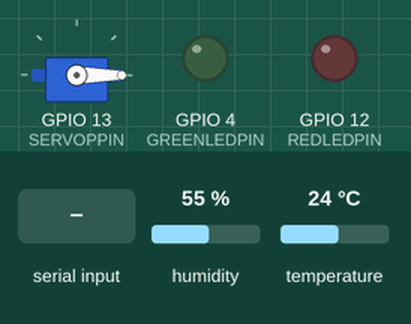
A sketch run on a simulated ESP32. Shown: servo, output pins drawn as LEDs (lit = HIGH). The inputs (shaded band) are chosen by the test bench; at power-on: temperature 24 °C, humidity 55 %. What the sketch prints to the serial monitor is not drawn.

Above: at 4.7 s.
4.8 s: "f" received over Serial
At 6.6 s:
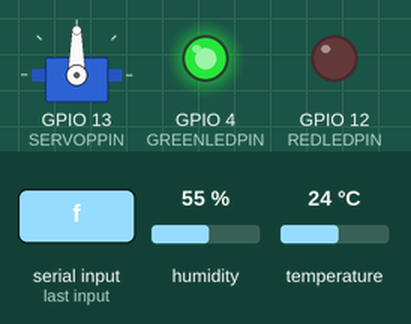
7.5 s: temperature set to 26 °C
At 8.1 s:
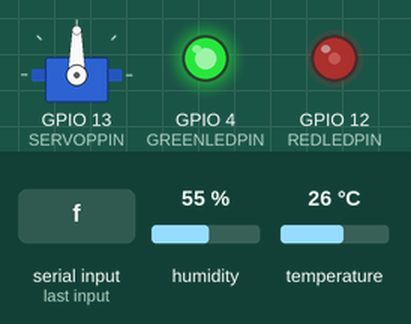
15.9 s: "F" received over Serial
At 18.4 s:
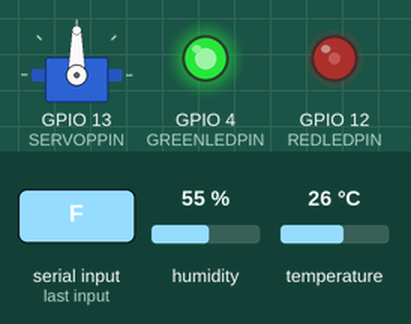
18.6 s: temperature set to 33 °C
At 20.3 s:
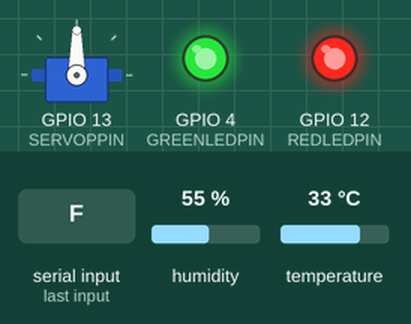
Timing chart, 0 to 24.5 s (numbered marks = the images above; inputs shaded):
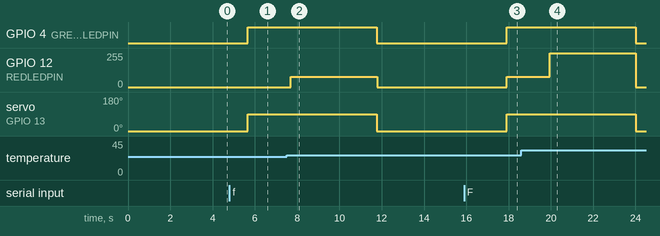

The sketch:

3Smart_Room_Automation.ino
```cpp
/*
 ╔═══════════════════════════════════════════════════════════════════════════╗
 ║          স্মার্ট রুম অটোমেশন - এসপি32-ক্যাম ফার্মওয়্যার                  ║
 ║                         বাংলাদেশ বিজ্ঞান প্রকল্প                         ║
 ║                                                                           ║
 ║  বৈশিষ্ট্য:                                                              ║
 ║  • মুখ সনাক্তকরণ (সিমুলেশন + ক্যামেরা-প্রস্তুত)                          ║
 ║  • DHT11 তাপমাত্রা সেন্সর                                              ║
 ║  • স্মার্ট AC নিয়ন্ত্রণ (তাপমাত্রা-ভিত্তিক PWM)                         ║
 ║  • SG90 সার্ভো দরজা নিয়ন্ত্রণ (স্বয়ংক্রিয় বন্ধ ৫ সেকেন্ডে)            ║
 ║  • LED সূচক (সবুজ = খোলা, লাল = AC অবস্থা)                            ║
 ║                                                                           ║
 ║  GPIO নির্ধারণ:                                                        ║
 ║  → GPIO 4  : সবুজ এলইডি (দরজা খোলা সূচক)                            ║
 ║  → GPIO 12 : লাল এলইডি (AC স্থিতি, PWM উজ্জ্বলতা)                    ║
 ║  → GPIO 13 : SG90 সার্ভো (PWM, 50Hz)                                  ║
 ║  → GPIO 14 : DHT11 ডেটা                                               ║
 ║                                                                           ║
 ║  ব্যবহার:                                                              ║
 ║  • সিরিয়াল মনিটর খুলুন (115200 বোড)                                 ║
 ║  • 'f' টাইপ করুন এবং এন্টার দিন → দরজা খুলবে                         ║
 ║  • তাপমাত্রা পরিবর্তন দেখবেন → এলইডি উজ্জ্বলতা পরিবর্তিত হবে         ║
 ║                                                                           ║
 ╚═══════════════════════════════════════════════════════════════════════════╝
*/

#include "DHT.h"
#include <ESP32Servo.h>

// ═══════════════════════════════════════════════════════════════
// ১. পিন ডেফিনিশন
// ═══════════════════════════════════════════════════════════════
#define DHTPIN 14              // DHT11 ডেটা পিন
#define GREENLEDPIN 4          // দরজা খোলা সূচক এলইডি
#define REDLEDPIN 12           // AC স্থিতি এলইডি (PWM নিয়ন্ত্রিত)
#define SERVOPPIN 13           // SG90 সার্ভো সিগন্যাল পিন
#define DHTTYPE DHT11          // DHT সেন্সর ধরন

// ═══════════════════════════════════════════════════════════════
// २. গ্লোবাল ভেরিয়েবল এবং অবজেক্ট
// ═══════════════════════════════════════════════════════════════
DHT dht(DHTPIN, DHTTYPE);      // DHT11 অবজেক্ট
Servo doorServo;                // সার্ভো অবজেক্ট

// স্থিতি ট্র্যাকিং
bool roomOccupied = false;
unsigned long doorOpenTime = 0;
const unsigned long DOOR_OPEN_DURATION = 5000;  // 5 সেকেন্ড

// ডিবাগিং ফ্ল্যাগ
const bool DEBUG_MODE = true;  // সিরিয়াল আউটপুট সক্ষম করতে

// ═══════════════════════════════════════════════════════════════
// ३. প্রধান সেটআপ ফাংশন
// ═══════════════════════════════════════════════════════════════
void setup() {
  // সিরিয়াল যোগাযোগ শুরু করুন
  Serial.begin(115200);
  delay(1000);

  if (DEBUG_MODE) {
    Serial.println("\n╔════════════════════════════════════════╗");
    Serial.println("║  🚀 স্মার্ট রুম অটোমেশন শুরু হচ্ছে  ║");
    Serial.println("╚════════════════════════════════════════╝\n");
  }

  // ডিজিটাল পিন কনফিগারেশন
  pinMode(GREENLEDPIN, OUTPUT);
  pinMode(REDLEDPIN, OUTPUT);
  digitalWrite(GREENLEDPIN, LOW);
  analogWrite(REDLEDPIN, 0);

  if (DEBUG_MODE) Serial.println("[१] ✓ এলইডি পিন কনফিগার করা হয়েছে");

  // সার্ভো মোটর সেটআপ
  doorServo.attach(SERVOPPIN, 1000, 2000);
  doorServo.write(0);  // প্রাথমিক অবস্থান: বন্ধ
  delay(500);

  if (DEBUG_MODE) Serial.println("[२] ✓ সার্ভো মোটর সেটআপ সম্পন্ন");

  // DHT11 সেন্সর শুরু করুন
  dht.begin();
  delay(2000);  // DHT11 স্থিতিশীল হতে সময় প্রয়োজন

  if (DEBUG_MODE) Serial.println("[३] ✓ DHT11 সেন্সর শুরু করা হয়েছে");

  Serial.println("\n✅ সিস্টেম প্রস্তুত!");
  Serial.println("═══════════════════════════════════════");
  Serial.println("নির্দেশ: সিরিয়াল মনিটরে 'f' টাইপ করুন দরজা খোলার জন্য");
  Serial.println("═══════════════════════════════════════\n");
}

// ═══════════════════════════════════════════════════════════════
// ४. প্রধান লুপ ফাংশন
// ═══════════════════════════════════════════════════════════════
void loop() {
  // १. তাপমাত্রা এবং আর্দ্রতা পড়ুন
  float humidity = dht.readHumidity();
  float temperature = dht.readTemperature();

  // २. সেন্সর ত্রুটি যাচাই করুন
  if (isnan(humidity) || isnan(temperature)) {
    if (DEBUG_MODE) Serial.println("⚠️  DHT11 পড়তে ব্যর্থ - পরবর্তী চেষ্টা...");
    delay(2000);
    return;
  }

  // ३. তাপমাত্রা এবং আর্দ্রতা প্রদর্শন করুন
  if (DEBUG_MODE) {
    Serial.print("🌡️  তাপমাত্রা: ");
    Serial.print(temperature, 1);
    Serial.print("°C  |  💧 আর্দ্রতা: ");
    Serial.print(humidity, 1);
    Serial.println("%");
  }

  // ४. দরজা বন্ধ করার সময় যাচাই করুন
  if (roomOccupied && (millis() - doorOpenTime) > DOOR_OPEN_DURATION) {
    if (DEBUG_MODE) Serial.println("\n⏱️  ५ সেকেন্ড পরে দরজা স্বয়ংক্রিয়ভাবে বন্ধ হচ্ছে...");

    doorServo.write(0);              // সার্ভো বন্ধ অবস্থানে ফেরত আনুন
    digitalWrite(GREENLEDPIN, LOW);  // সবুজ এলইডি বন্ধ করুন
    roomOccupied = false;

    if (DEBUG_MODE) Serial.println("✓ দরজা বন্ধ, সবুজ এলীডি বন্ধ\n");
  }

  // ५. মুখ সনাক্তকরণ চেক করুন (ব্যবহারকারী ইনপুট)
  if (checkFaceDetection()) {
    handleRoomEntry();
  }

  // ६. AC নিয়ন্ত্রণ লজিক (শুধুমাত্র যদি কক্ষ দখল করা)
  if (roomOccupied) {
    controlACIndicator(temperature);
  } else {
    // কক্ষ খালি → লাল এলীডি বন্ধ রাখুন
    analogWrite(REDLEDPIN, 0);
    if (DEBUG_MODE) Serial.println("📍 কক্ষ খালি - AC এলীডি বন্ধ\n");
  }

  // প্রতি २ সেকেন্ডে নতুন পড়া করুন
  delay(2000);
}

// ═══════════════════════════════════════════════════════════════
// ५. AC সূচক নিয়ন্ত্রণ ফাংশন (PWM উজ্জ্বলতা)
// ═══════════════════════════════════════════════════════════════
void controlACIndicator(float temp) {
  int brightness;
  const char* status;

  if (temp > 32.0) {
    // ছেদ १: খুব গরম → AC সম্পূর্ণ শক্তি
    brightness = 255;  // 100%
    status = "100% (গরম)";
  }
  else if (temp >= 25.0 && temp <= 32.0) {
    // ছেদ २: মধ্যম → AC অর্ধ শক্তি
    brightness = 76;   // ~30% (0.3 * 255 ≈ 76)
    status = "30% (মধ্যম)";
  }
  else {
    // ছেদ ३: শীতল → AC বন্ধ
    brightness = 0;    // 0%
    status = "0% (শীতল)";
  }

  // PWM উজ্জ্বলতা সেট করুন
  analogWrite(REDLEDPIN, brightness);

  if (DEBUG_MODE) {
    Serial.print("🔴 লাল এলীডি (AC স্থিতি): ");
    Serial.println(status);
  }
}

// ═══════════════════════════════════════════════════════════════
// ६. মুখ সনাক্তকরণ ফাংশন (সিমুলেশন)
// ═══════════════════════════════════════════════════════════════
bool checkFaceDetection() {
  // সিমুলেশন: সিরিয়াল ইনপুট থেকে 'f' চেক করুন
  if (Serial.available()) {
    char cmd = Serial.read();

    if (cmd == 'f' || cmd == 'F') {
      return true;  // মুখ সনাক্তকরণ সফল
    }
    else if (cmd == 'h' || cmd == 'H') {
      printHelp();  // সহায়তা মেনু
    }
  }

  return false;
}

// ═══════════════════════════════════════════════════════════════
// ७. রুম প্রবেশ হ্যান্ডলার
// ═══════════════════════════════════════════════════════════════
void handleRoomEntry() {
  if (!roomOccupied) {  // দরজা এখনো খোলা নেই তাহলে
    if (DEBUG_MODE) {
      Serial.println("\n╔════════════════════════════════════╗");
      Serial.println("║  ✅ মুখ সনাক্ত হয়েছে!           ║");
      Serial.println("║  🟢 সবুজ এলীডি চালু              ║");
      Serial.println("║  🚪 দরজা খুলছে...                ║");
      Serial.println("╚════════════════════════════════════╝\n");
    }

    // সবুজ এলীডি চালু করুন
    digitalWrite(GREENLEDPIN, HIGH);

    // সার্ভো খোলার কোণে নিয়ে যান (90°)
    doorServo.write(90);

    // অবস্থা আপডেট করুন
    roomOccupied = true;
    doorOpenTime = millis();
  }
}

// ═══════════════════════════════════════════════════════════════
// ८. সহায়তা মেনু
// ═══════════════════════════════════════════════════════════════
void printHelp() {
  Serial.println("\n╔═══════════════════════════════════════════╗");
  Serial.println("║         সিরিয়াল কমান্ড তালিকা           ║");
  Serial.println("╠═══════════════════════════════════════════╣");
  Serial.println("║ 'f' বা 'F' → দরজা খুলুন (মুখ সনাক্ত)    ║");
  Serial.println("║ 'h' বা 'H' → এই সহায়তা মেনু             ║");
  Serial.println("╚═══════════════════════════════════════════╝\n");
}

// ═══════════════════════════════════════════════════════════════
// ९. বর্ধিত বৈশিষ্ট্য: WiFi সংযোগ (ঐচ্ছিক)
// ═══════════════════════════════════════════════════════════════
/*
// আনকমেন্ট করলে WiFi সক্ষম হবে:

#include <WiFi.h>

const char* ssid = "আপনার_WiFi_নাম";
const char* password = "আপনার_পাসওয়ার্ড";

void setupWiFi() {
  Serial.print("WiFi সংযোগ করছি: ");
  Serial.println(ssid);

  WiFi.begin(ssid, password);

  int attempts = 0;
  while (WiFi.status() != WL_CONNECTED && attempts < 20) {
    delay(500);
    Serial.print(".");
    attempts++;
  }

  if (WiFi.status() == WL_CONNECTED) {
    Serial.println("\n✅ WiFi সংযুক্ত!");
    Serial.print("IP ঠিকানা: ");
    Serial.println(WiFi.localIP());
  } else {
    Serial.println("\n❌ WiFi সংযোগ ব্যর্থ");
  }
}

// setup() এ যোগ করুন:
// setupWiFi();
*/

// ═══════════════════════════════════════════════════════════════
// রূপান্তর টাইমিং তথ্য
// ═══════════════════════════════════════════════════════════════
/*
  PWM মূল্য রেফারেন্স (লাল এলীডি উজ্জ্বলতা):

  তাপমাত্রা > 32°C  →  brightness = 255  (100% উজ্জ্বল)
  তাপমাত্রা 25-32°C →  brightness = 76   (~30% উজ্জ্বল)
  তাপমাত্রা < 25°C  →  brightness = 0    (বন্ধ)

  সার্ভো কোণ:
  0°   → দরজা বন্ধ
  90°  → দরজা খোলা
  দ্রুত সেবা সময়: ~1 সেকেন্ড
*/
```

Measured:
- the behaviour switches between 24 and 25 °C on temperature (found by bisection; images 1 and 2)
- after the input at 4.8 s, GPIO 4 (GREENLEDPIN): LOW → HIGH after 0.87 s; servo on GPIO 13 (SERVOPPIN): 0° → 90° after 0.87 s
- after the input at 7.5 s, GPIO 12 (REDLEDPIN): 0/255 → 76/255 after 0.20 s, → 0/255 4.1 s later
- after the input at 15.9 s, GPIO 4 (GREENLEDPIN): LOW → HIGH after 2.0 s; GPIO 12 (REDLEDPIN): 0/255 → 76/255 after 2.0 s; servo on GPIO 13 (SERVOPPIN): 0° → 90° after 2.0 s
- after the input at 18.6 s, GPIO 12 (REDLEDPIN): 76/255 → 255/255 after 1.3 s, → 0/255 4.1 s later
